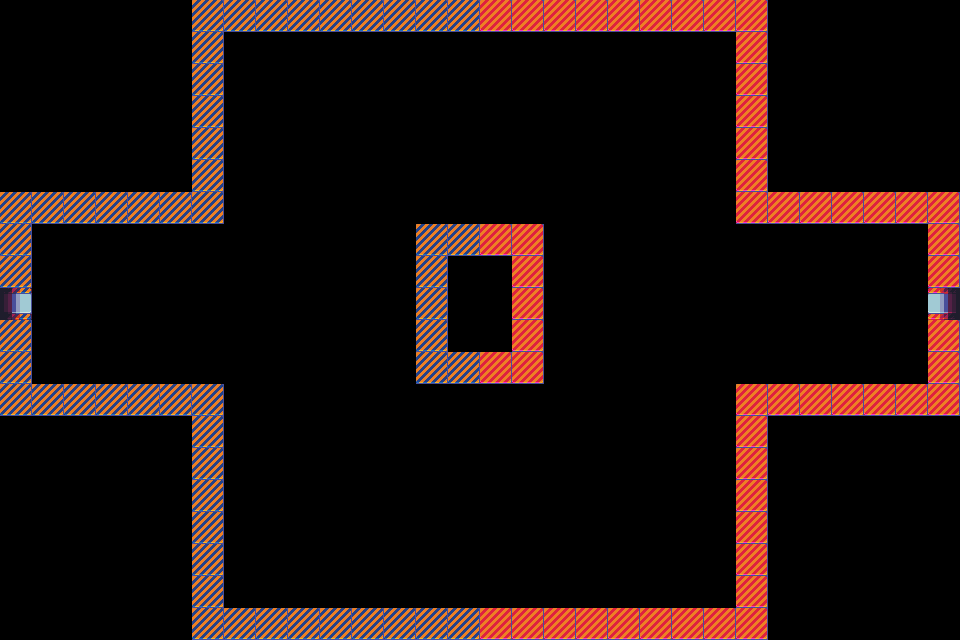

Tiled map render using the project's own tile images. Description and the whole map definition, tile-layer contents included, below:
An orthogonal 30x20 tile map with 32x32 px tiles, 1 tile layer (Walls), 1 hidden layer not drawn and 1 object (Spawn Point).

<map version="1.4" tiledversion="1.4.2" orientation="orthogonal" renderorder="right-down" width="30" height="20" tilewidth="32" tileheight="32" infinite="0" nextlayerid="4" nextobjectid="2">
 <editorsettings>
  <export target="../client/dist/assets/tilemaps/scifi.json" format="json" />
 </editorsettings>
 <tileset firstgid="1" name="scifitiles-sheet" tilewidth="32" tileheight="32" tilecount="84" columns="14">
  <image source="scifitiles-sheet.png" trans="ff00ff" width="448" height="192" />
  <tile id="4">
   <properties>
    <property name="collides" type="bool" value="true" />
   </properties>
  </tile>
  <tile id="46">
   <properties>
    <property name="collides" type="bool" value="true" />
   </properties>
  </tile>
 </tileset>
 <layer id="1" name="Floor" width="30" height="20" visible="0">
  <data encoding="csv">
0,0,0,0,0,0,0,0,0,0,0,0,0,0,0,0,0,0,0,0,0,0,0,0,0,0,0,0,0,0,
0,0,0,0,0,0,0,21,21,21,21,21,21,21,21,21,21,21,21,21,21,21,21,0,0,0,0,0,0,0,
0,0,0,0,0,0,0,21,21,21,21,21,21,21,21,21,21,21,21,21,21,21,21,0,0,0,0,0,0,0,
0,0,0,0,0,0,0,21,21,21,21,21,21,21,21,21,21,21,21,21,21,21,21,0,0,0,0,0,0,0,
0,0,0,0,0,0,0,21,21,21,21,21,21,21,21,21,21,21,21,21,21,21,21,0,0,0,0,0,0,0,
0,0,0,0,0,0,0,21,21,21,21,21,21,21,21,21,21,21,21,21,21,21,21,0,0,0,0,0,0,0,
0,0,0,0,0,0,0,21,21,21,21,21,21,21,21,21,21,21,21,21,21,21,21,0,0,0,0,0,0,0,
0,21,21,21,21,21,21,21,21,21,21,21,21,0,0,0,0,21,21,21,21,21,21,21,21,21,21,21,21,0,
0,21,21,21,21,21,21,21,21,21,21,21,21,0,0,0,0,21,21,21,21,21,21,21,21,21,21,21,21,0,
0,21,21,21,21,21,21,21,21,21,21,21,21,0,0,0,0,21,21,21,21,21,21,21,21,21,21,21,21,0,
0,21,21,21,21,21,21,21,21,21,21,21,21,0,0,0,0,21,21,21,21,21,21,21,21,21,21,21,21,0,
0,21,21,21,21,21,21,21,21,21,21,21,21,0,0,0,0,21,21,21,21,21,21,21,21,21,21,21,21,0,
0,0,0,0,0,0,0,21,21,21,21,21,21,21,21,21,21,21,21,21,21,21,21,0,0,0,0,0,0,0,
0,0,0,0,0,0,0,21,21,21,21,21,21,21,21,21,21,21,21,21,21,21,21,0,0,0,0,0,0,0,
0,0,0,0,0,0,0,21,21,21,21,21,21,21,21,21,21,21,21,21,21,21,21,0,0,0,0,0,0,0,
0,0,0,0,0,0,0,21,21,21,21,21,21,21,21,21,21,21,21,21,21,21,21,0,0,0,0,0,0,0,
0,0,0,0,0,0,0,21,21,21,21,21,21,21,21,21,21,21,21,21,21,21,21,0,0,0,0,0,0,0,
0,0,0,0,0,0,0,21,21,21,21,21,21,21,21,21,21,21,21,21,21,21,21,0,0,0,0,0,0,0,
0,0,0,0,0,0,0,21,21,21,21,21,21,21,21,21,21,21,21,21,21,21,21,0,0,0,0,0,0,0,
0,0,0,0,0,0,0,0,0,0,0,0,0,0,0,0,0,0,0,0,0,0,0,0,0,0,0,0,0,0
</data>
 </layer>
 <layer id="3" name="Walls" width="30" height="20">
  <properties>
   <property name="collides" type="bool" value="true" />
  </properties>
  <data encoding="csv">
0,0,0,0,0,0,5,5,5,5,5,5,5,5,5,47,47,47,47,47,47,47,47,47,0,0,0,0,0,0,
0,0,0,0,0,0,5,0,0,0,0,0,0,0,0,0,0,0,0,0,0,0,0,47,0,0,0,0,0,0,
0,0,0,0,0,0,5,0,0,0,0,0,0,0,0,0,0,0,0,0,0,0,0,47,0,0,0,0,0,0,
0,0,0,0,0,0,5,0,0,0,0,0,0,0,0,0,0,0,0,0,0,0,0,47,0,0,0,0,0,0,
0,0,0,0,0,0,5,0,0,0,0,0,0,0,0,0,0,0,0,0,0,0,0,47,0,0,0,0,0,0,
0,0,0,0,0,0,5,0,0,0,0,0,0,0,0,0,0,0,0,0,0,0,0,47,0,0,0,0,0,0,
5,5,5,5,5,5,5,0,0,0,0,0,0,0,0,0,0,0,0,0,0,0,0,47,47,47,47,47,47,47,
5,0,0,0,0,0,0,0,0,0,0,0,0,5,5,47,47,0,0,0,0,0,0,0,0,0,0,0,0,47,
5,0,0,0,0,0,0,0,0,0,0,0,0,5,0,0,47,0,0,0,0,0,0,0,0,0,0,0,0,47,
15,0,0,0,0,0,0,0,0,0,0,0,0,5,0,0,47,0,0,0,0,0,0,0,0,0,0,0,0,72,
5,0,0,0,0,0,0,0,0,0,0,0,0,5,0,0,47,0,0,0,0,0,0,0,0,0,0,0,0,47,
5,0,0,0,0,0,0,0,0,0,0,0,0,5,5,47,47,0,0,0,0,0,0,0,0,0,0,0,0,47,
5,5,5,5,5,5,5,0,0,0,0,0,0,0,0,0,0,0,0,0,0,0,0,47,47,47,47,47,47,47,
0,0,0,0,0,0,5,0,0,0,0,0,0,0,0,0,0,0,0,0,0,0,0,47,0,0,0,0,0,0,
0,0,0,0,0,0,5,0,0,0,0,0,0,0,0,0,0,0,0,0,0,0,0,47,0,0,0,0,0,0,
0,0,0,0,0,0,5,0,0,0,0,0,0,0,0,0,0,0,0,0,0,0,0,47,0,0,0,0,0,0,
0,0,0,0,0,0,5,0,0,0,0,0,0,0,0,0,0,0,0,0,0,0,0,47,0,0,0,0,0,0,
0,0,0,0,0,0,5,0,0,0,0,0,0,0,0,0,0,0,0,0,0,0,0,47,0,0,0,0,0,0,
0,0,0,0,0,0,5,0,0,0,0,0,0,0,0,0,0,0,0,0,0,0,0,47,0,0,0,0,0,0,
0,0,0,0,0,0,5,5,5,5,5,5,5,5,5,47,47,47,47,47,47,47,47,47,0,0,0,0,0,0
</data>
 </layer>
 <objectgroup id="2" name="Objects">
  <object id="1" name="Spawn Point" x="94.2881" y="300.629">
   <point />
  </object>
 </objectgroup>
</map>
